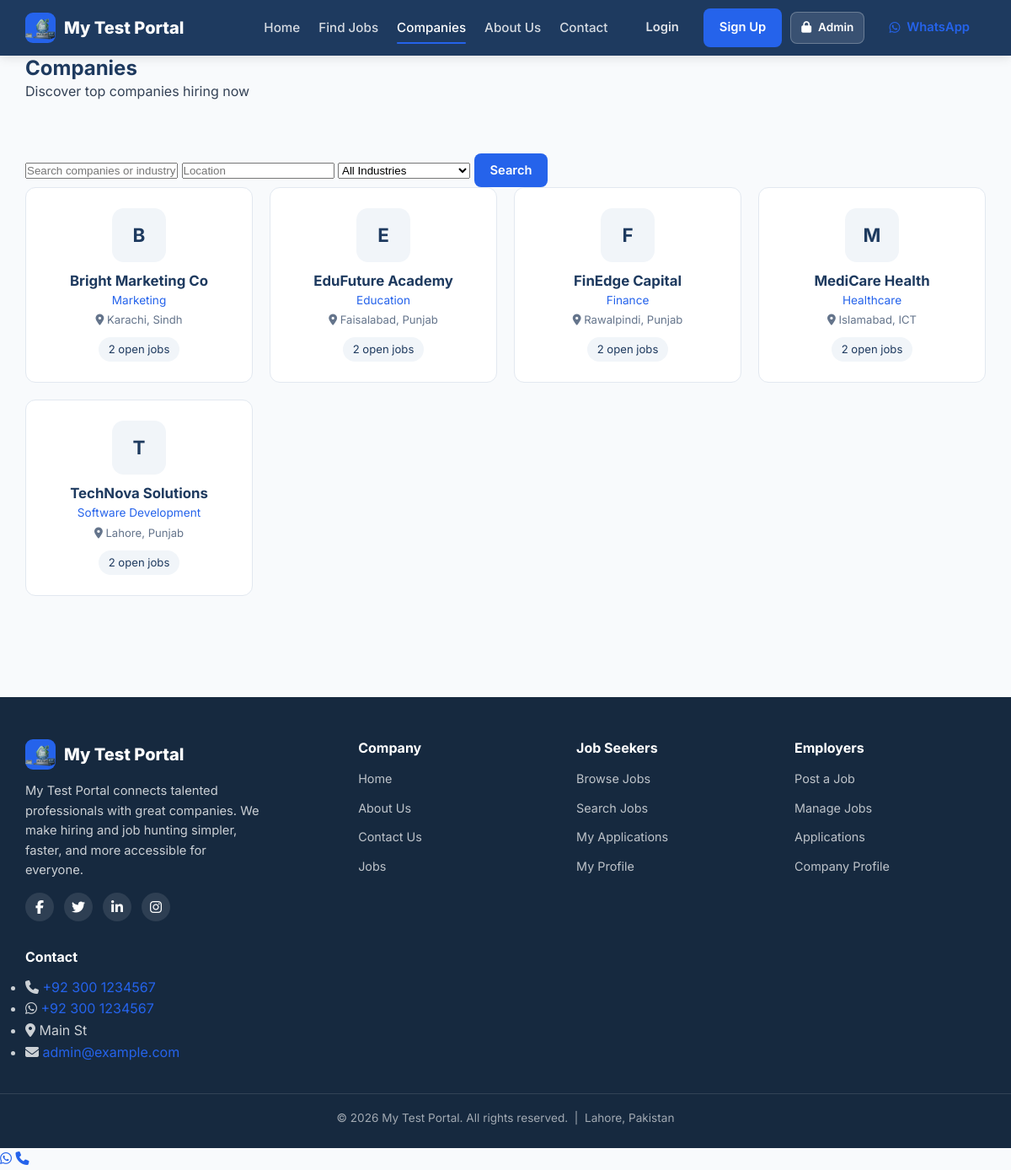
/companies, run on the app's committed database.
### app/models/site_setting.py (models this page shows, shortened)
class SiteSetting(db.Model):
    __tablename__ = "site_settings"
    id = db.Column(db.Integer, primary_key=True)
    key = db.Column(db.String(80), unique=True, nullable=False, index=True)
    value = db.Column(db.Text, nullable=True)
    label = db.Column(db.String(120), nullable=True)
    group = db.Column(db.String(40), nullable=False, default="general")
    @classmethod
    def get_all(cls):
        return {s.key: s.value for s in cls.query.all()}

### app/models/employer.py (models this page shows, shortened)
class Employer(db.Model):
    __tablename__ = "employers"
    id = db.Column(db.Integer, primary_key=True)
    user_id = db.Column(
        db.Integer, db.ForeignKey("users.id", ondelete="CASCADE"),
        unique=True, nullable=False, index=True
    )
    company_name = db.Column(db.String(150), nullable=False)
    company_logo = db.Column(db.String(255), nullable=True)
    industry = db.Column(db.String(100), nullable=True)
    description = db.Column(db.Text, nullable=True)
    company_size = db.Column(db.String(50), nullable=True)
    location = db.Column(db.String(120), nullable=True)
    website = db.Column(db.String(200), nullable=True)
    contact_email = db.Column(db.String(150), nullable=True)
    phone = db.Column(db.String(30), nullable=True)
    approval_status = db.Column(
        db.String(20), default=EMPLOYER_PENDING, nullable=False, index=True
    )
    is_active = db.Column(db.Boolean, default=True, nullable=False)
    created_at = db.Column(db.DateTime, default=datetime.utcnow, nullable=False)
    updated_at = db.Column(
        db.DateTime, default=datetime.utcnow, onupdate=datetime.utcnow, nullable=False
    )
    company_id = db.Column(
        db.Integer, db.ForeignKey("companies.id", ondelete="SET NULL"),
        nullable=True, index=True
    )
    user = db.relationship("User", back_populates="employer")
    company = db.relationship("Company", back_populates="employer")
    jobs = db.relationship(
        "Job", back_populates="employer", cascade="all, delete-orphan"
    )

### app/routes/public/__init__.py (the view)
@bp.route("/companies")
def companies():
    page = request.args.get("page", 1, type=int)
    per_page = 9
    query = Employer.query.filter_by(approval_status=EMPLOYER_APPROVED, is_active=True)
    keyword = request.args.get("keyword", "").strip()
    location = request.args.get("location", "").strip()
    industry = request.args.get("industry", "").strip()
    if keyword:
        query = query.filter(
            (Employer.company_name.ilike(f"%{keyword}%")) |
            (Employer.industry.ilike(f"%{keyword}%"))
        )
    if location:
        query = query.filter(Employer.location.ilike(f"%{location}%"))
    if industry:
        query = query.filter(Employer.industry == industry)
    query = query.order_by(Employer.company_name.asc())
    pagination = query.paginate(page=page, per_page=per_page, error_out=False)
    industries = [i[0] for i in db.session.query(Employer.industry).distinct()
                  if i[0]]
    return render_template(
        "public/companies.html", companies=pagination.items,
        pagination=pagination, industries=industries, title="Companies",
    )

### app/templates/public/companies.html (shortened to what this page needs)
{% extends "base.html" %}
{% from "partials/macros.html" import company_card, render_pagination %}
{% block content %}
<section class="page-header">
    <div class="container">
        <h1>Companies</h1>
        <p>Discover top companies hiring now</p>
    </div>
</section>
<section class="section">
    <div class="container">
        <form method="get" action="{{ url_for('public.companies') }}" class="company-search">
            <input type="text" name="keyword" value="{{ request.args.get('keyword','') }}" placeholder="Search companies or industry">
            <input type="text" name="location" value="{{ request.args.get('location','') }}" placeholder="Location">
            <select name="industry">
                <option value="">All Industries</option>
            </select>
            <button class="btn btn-primary">Search</button>
        </form>
        {% if companies %}
        <div class="company-grid">
            {% for comp in companies %}{{ company_card(comp) }}{% endfor %}
        </div>
        {% set extra = '?keyword=' ~ request.args.get('keyword','') ~ '&location=' ~ request.args.get('location','') ~ '&industry=' ~ request.args.get('industry','') %}
        {% else %}
        <div class="empty-state">
            <i class="fa-solid fa-building"></i>
            <p>No companies found.</p>
        </div>
        {% endif %}
    </div>
</section>
{% endblock %}

### app/templates/partials/macros.html (shortened to what this page needs)
{% from "partials/helpers.html" import upload_url, status_badge %}
{% macro company_card(company) %}
<a href="{{ url_for('public.company_detail', employer_id=company.id) }}" class="company-card">
    <div class="company-logo">
        {% if company.company_logo %}
        <img src="{{ upload_url(company.company_logo) }}" alt="{{ company.company_name }}">
        {% else %}
        <span>{{ company.company_name[:1] }}</span>
        {% endif %}
    </div>
    <h4>{{ company.company_name }}</h4>
    <p class="company-industry">{{ company.industry or '—' }}</p>
    <p class="company-loc"><i class="fa-solid fa-location-dot"></i> {{ company.location or '—' }}</p>
    <span class="company-jobs">{{ company.jobs|selectattr('status', 'equalto', 'active')|list|length }} open jobs</span>
</a>
{% endmacro %}

### app/templates/partials/navbar.html (shortened to what this page needs)
<nav class="navbar">
    <div class="container navbar-inner">
        <a href="{{ url_for('public.index') }}" class="brand">
            <span class="brand-logo"><img src="{{ url_for('static', filename='images/logo.webp') }}" alt="{{ site.SITE_NAME }} logo" class="brand-logo-img"></span>
            <span class="brand-name">{{ site.SITE_NAME }}</span>
        </a>
        <div class="nav-menu" id="navMenu">
            <ul class="nav-links">
                <li><a href="{{ url_for('public.index') }}" class="{% if request.endpoint == 'public.index' %}active{% endif %}">Home</a></li>
                <li><a href="{{ url_for('public.jobs') }}" class="{% if request.endpoint == 'public.jobs' %}active{% endif %}">Find Jobs</a></li>
                <li><a href="{{ url_for('public.companies') }}" class="{% if request.endpoint == 'public.companies' %}active{% endif %}">Companies</a></li>
                <li><a href="{{ url_for('public.about') }}" class="{% if request.endpoint == 'public.about' %}active{% endif %}">About Us</a></li>
                <li><a href="{{ url_for('public.contact') }}" class="{% if request.endpoint == 'public.contact' %}active{% endif %}">Contact</a></li>
            </ul>
            <div class="nav-auth">
                {% if current_user.is_authenticated %}
                    {% set dash = url_for('seeker.dashboard') %}
                    {% if current_user.is_admin %}{% set dash = url_for('admin.dashboard') %}{% endif %}
                    {% if current_user.is_employer %}{% set dash = url_for('employer.dashboard') %}{% endif %}
                    <a href="{{ dash }}" class="btn btn-ghost">Dashboard</a>
                    {% if current_user.is_jobseeker %}
                        <a href="{{ url_for('seeker.profile') }}" class="btn btn-ghost">Profile</a>
                    {% elif current_user.is_employer %}
                        <a href="{{ url_for('employer.company_profile') }}" class="btn btn-ghost">Company</a>
                    {% else %}
                        <a href="{{ url_for('admin.dashboard') }}" class="btn btn-ghost">Admin</a>
                    {% endif %}
                    <a href="{{ url_for('auth.logout') }}" class="btn btn-outline">Logout</a>
                {% else %}
                    <a href="{{ url_for('auth.login') }}" class="btn btn-ghost">Login</a>
                    <a href="{{ url_for('auth.register') }}" class="btn btn-primary">Sign Up</a>
                    <a href="{{ url_for('auth.login') }}" class="btn btn-admin-login" title="Admin Login"><i class="fa-solid fa-lock"></i> Admin</a>
                {% endif %}
                <a href="{{ site.SITE_WHATSAPP_HREF }}?text={{ site.SITE_WHATSAPP_MESSAGE|urlencode }}" target="_blank" rel="noopener" class="btn btn-whatsapp" title="Chat on WhatsApp">
                    <i class="fa-brands fa-whatsapp"></i> WhatsApp
                </a>
            </div>
        </div>
    </div>
</nav>

### app/templates/partials/footer.html
<footer class="footer">
    <div class="container footer-grid">
        <div class="footer-col footer-brand">
            <div class="brand">
                <span class="brand-logo"><img src="{{ url_for('static', filename='images/logo.webp') }}" alt="{{ site.SITE_NAME }} logo" class="brand-logo-img"></span>
                <span class="brand-name">{{ site.SITE_NAME }}</span>
            </div>
            <p class="footer-about">{{ site.SITE_NAME }} connects talented professionals with great companies. We make hiring and job hunting simpler, faster, and more accessible for everyone.</p>
            <div class="footer-social">
                <a href="{{ site.SITE_FACEBOOK_URL }}" aria-label="Facebook" target="_blank" rel="noopener"><i class="fa-brands fa-facebook-f"></i></a>
                <a href="{{ site.SITE_TWITTER_URL }}" aria-label="Twitter" target="_blank" rel="noopener"><i class="fa-brands fa-twitter"></i></a>
                <a href="{{ site.SITE_LINKEDIN_URL }}" aria-label="LinkedIn" target="_blank" rel="noopener"><i class="fa-brands fa-linkedin-in"></i></a>
                <a href="{{ site.SITE_INSTAGRAM_URL }}" aria-label="Instagram" target="_blank" rel="noopener"><i class="fa-brands fa-instagram"></i></a>
            </div>
        </div>
        <div class="footer-col">
            <h4>Company</h4>
            <ul class="footer-links">
                <li><a href="{{ url_for('public.index') }}">Home</a></li>
                <li><a href="{{ url_for('public.about') }}">About Us</a></li>
                <li><a href="{{ url_for('public.contact') }}">Contact Us</a></li>
                <li><a href="{{ url_for('public.jobs') }}">Jobs</a></li>
            </ul>
        </div>
        <div class="footer-col">
            <h4>Job Seekers</h4>
            <ul class="footer-links">
                <li><a href="{{ url_for('public.jobs') }}">Browse Jobs</a></li>
                <li><a href="{{ url_for('public.jobs') }}">Search Jobs</a></li>
                {% if current_user.is_authenticated and current_user.is_jobseeker %}
                    <li><a href="{{ url_for('seeker.applications') }}">My Applications</a></li>
                    <li><a href="{{ url_for('seeker.profile') }}">My Profile</a></li>
                {% else %}
                    <li><a href="{{ url_for('auth.register') }}">My Applications</a></li>
                    <li><a href="{{ url_for('auth.register') }}">My Profile</a></li>
                {% endif %}
            </ul>
        </div>
        <div class="footer-col">
            <h4>Employers</h4>
            <ul class="footer-links">
                {% if current_user.is_authenticated and current_user.is_employer %}
                    <li><a href="{{ url_for('employer.jobs') }}">Post a Job</a></li>
                    <li><a href="{{ url_for('employer.jobs') }}">Manage Jobs</a></li>
                    <li><a href="{{ url_for('employer.applications') }}">Applications</a></li>
                    <li><a href="{{ url_for('employer.company_profile') }}">Company Profile</a></li>
                {% else %}
                    <li><a href="{{ url_for('auth.register') }}">Post a Job</a></li>
                    <li><a href="{{ url_for('auth.register') }}">Manage Jobs</a></li>
                    <li><a href="{{ url_for('auth.register') }}">Applications</a></li>
                    <li><a href="{{ url_for('auth.register') }}">Company Profile</a></li>
                {% endif %}
            </ul>
        </div>
        <div class="footer-col">
            <h4>Contact</h4>
            <ul class="footer-contact">
                <li><i class="fa-solid fa-phone"></i> <a href="{{ site.SITE_PHONE_HREF }}">{{ site.SITE_PHONE_DISPLAY }}</a></li>
                <li><i class="fa-brands fa-whatsapp"></i> <a href="{{ site.SITE_WHATSAPP_HREF }}">{{ site.SITE_WHATSAPP_NUMBER }}</a></li>
                <li><i class="fa-solid fa-location-dot"></i> {{ site.SITE_ADDRESS }}</li>
                <li><i class="fa-solid fa-envelope"></i> <a href="mailto:{{ site.SITE_EMAIL }}">{{ site.SITE_EMAIL }}</a></li>
            </ul>
        </div>
    </div>
    <div class="footer-bottom">
        <div class="container">
            <p>&copy; {{ current_year }} {{ site.SITE_NAME }}. All rights reserved. &nbsp;|&nbsp; {{ site.SITE_CITY }}, {{ site.SITE_COUNTRY }}</p>
        </div>
    </div>
</footer>

### data on the page
SiteSetting: SITE_NAME "My Test Portal"
Employer: company_name "B", company_name "Bright Marketing Co", industry "Marketing", location "Karachi, Sindh", jobs|selectattr "2"
Employer: company_name "E", company_name "EduFuture Academy", industry "Education", location "Faisalabad, Punjab", jobs|selectattr "2"
Employer: company_name "F", company_name "FinEdge Capital", industry "Finance", location "Rawalpindi, Punjab", jobs|selectattr "2"
Employer: company_name "M", company_name "MediCare Health", industry "Healthcare", location "Islamabad, ICT", jobs|selectattr "2"
Employer: company_name "T", company_name "TechNova Solutions", industry "Software Development", location "Lahore, Punjab", jobs|selectattr "2"
SiteSetting: SITE_PHONE_DISPLAY "+92 300 1234567"
SiteSetting: SITE_WHATSAPP_NUMBER "+92 300 1234567"
SiteSetting: SITE_ADDRESS "Main St"
SiteSetting: SITE_EMAIL "admin@example.com"
SiteSetting: SITE_CITY "Lahore"
SiteSetting: SITE_COUNTRY "Pakistan"

### other printed values
{{ current_year }} "2026"
